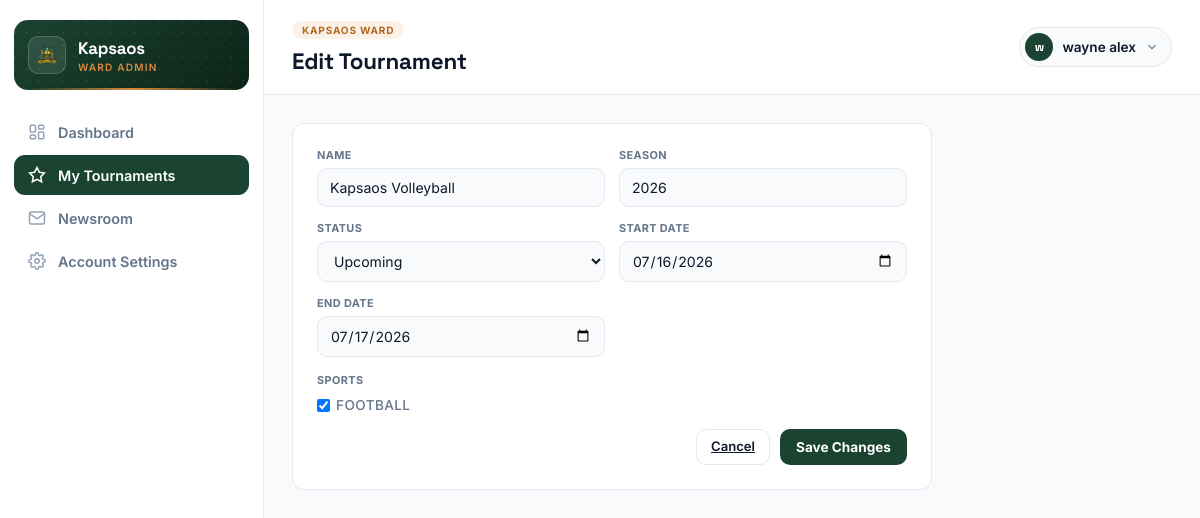
Screenshot of /accounts/ward/tournament/3/edit/ (signed in) with the database file from the repository.
### accounts/models.py (models this page shows, shortened)
class User(AbstractUser):
    class Role(models.TextChoices):
        SYSTEM_ADMIN = 'system_admin', 'System Admin'
        COUNTY_ICT_OFFICER = 'county_ict', 'County ICT Officer'
        SUB_COUNTY_ADMIN = 'sub_county_admin', 'Sub-County Admin'
        WARD_ADMIN = 'ward_admin', 'Ward Admin'
        TEAM_MANAGER = 'team_manager', 'Team Manager'
    role = models.CharField(max_length=20, choices=Role.choices)
    sub_county = models.ForeignKey(
        SubCounty, on_delete=models.PROTECT, null=True, blank=True, related_name='admins'
    )
    ward = models.ForeignKey(
        Ward, on_delete=models.PROTECT, null=True, blank=True, related_name='admins'
    )
    phone_number = models.CharField(max_length=20, blank=True)

class Ward(models.Model):
    sub_county = models.ForeignKey(SubCounty, on_delete=models.CASCADE, related_name='wards')
    name = models.CharField(max_length=100)
    created_at = models.DateTimeField(auto_now_add=True)
    class Meta:
        verbose_name_plural = "Wards"
        unique_together = ('sub_county', 'name')
        ordering = ['sub_county__name', 'name']

class Tournament(models.Model):
    class Status(models.TextChoices):
        UPCOMING = 'upcoming', 'Upcoming'
        ONGOING = 'ongoing', 'Ongoing'
        COMPLETED = 'completed', 'Completed'
    name = models.CharField(max_length=150)
    season = models.CharField(max_length=20, help_text="e.g. '2026'")
    sports = models.ManyToManyField(Sport, related_name='tournaments')
    status = models.CharField(max_length=20, choices=Status.choices, default=Status.UPCOMING)
    ward = models.ForeignKey(
        Ward, on_delete=models.PROTECT, null=True, blank=True, related_name='Tournament'
    )
    sub_county = models.ForeignKey(
        SubCounty, on_delete=models.PROTECT, null=True, blank=True, related_name='Tournament'
    )
    start_date = models.DateField(null=True, blank=True)
    end_date = models.DateField(null=True, blank=True)
    created_by = models.ForeignKey(
        settings.AUTH_USER_MODEL, on_delete=models.SET_NULL, null=True,
        related_name='tournaments_created'
    )
    created_at = models.DateTimeField(auto_now_add=True)
    class Meta:
        ordering = ['-season', 'name']
        unique_together = ('name', 'season')

class Sport(models.Model):
    name = models.CharField(max_length=60, unique=True)
    rules_summary = models.CharField(max_length=255, help_text="e.g. '11 vs 11, 2x45min halves'")
    players_per_side = models.PositiveSmallIntegerField(default=11)
    is_active = models.BooleanField(default=True)
    class Meta:
        ordering = ['name']
    def __str__(self):
        return self.name

### accounts/views.py (the view)
# urls.py: path('ward/tournament/<int:pk>/edit/', views.ward_tournament_edit, name='ward_tournament_edit'),
@ward_admin_required
@login_required
def ward_tournament_edit(request, pk):
    ward = request.user.ward
    tournament = get_object_or_404(Tournament, pk=pk, ward=ward)
    if request.method == 'POST':
        form = WardTournamentForm(request.POST, instance=tournament)
        if form.is_valid():
            form.save()
            log_audit_action(request.user, AuditLog.Action.UPDATE, tournament, request=request)
            messages.success(request, f'"{tournament.name}" was updated.')
            return redirect(f"{reverse('ward_tournament')}?tournament_id={tournament.pk}")
    else:
        form = WardTournamentForm(instance=tournament)
    return render(request, 'ward/ward_tournament_form.html', {
        'form': form,
        'tournament': tournament,
        'active_nav': 'tournament',
    })

### accounts/forms.py (shortened to what this page needs)
class WardTournamentForm(forms.ModelForm):
    sports = forms.ModelMultipleChoiceField(
        queryset=Sport.objects.filter(is_active=True),
        widget=forms.CheckboxSelectMultiple,
        required=True,
    )
    class Meta:
        model = Tournament
        fields = ['name', 'season', 'status', 'sports', 'start_date', 'end_date']
        widgets = {
            'start_date': forms.DateInput(attrs={'type': 'date'}),
            'end_date': forms.DateInput(attrs={'type': 'date'}),
        }

### accounts/templates/ward/ward_tournament_form.html (shortened to what this page needs)
{% extends "ward/wardadmin_base.html" %}
{% block page_eyebrow %}{{ tournament.ward.name }} Ward{% endblock %}
{% block page_title %}Edit Tournament{% endblock %}
{% block content %}
<div class="workspace-wrapper" style="background:#fff; border:1px solid var(--line,#e2e8f0); border-radius:12px; padding:24px; max-width:640px;">
    <form method="post">
        <div class="form-grid-columns">
            <div class="form-field-box"><label>Name</label>{{ form.name }}{{ form.name.errors }}</div>
            <div class="form-field-box"><label>Season</label>{{ form.season }}{{ form.season.errors }}</div>
            <div class="form-field-box"><label>Status</label>{{ form.status }}{{ form.status.errors }}</div>
            <div class="form-field-box"><label>Start Date</label>{{ form.start_date }}{{ form.start_date.errors }}</div>
            <div class="form-field-box"><label>End Date</label>{{ form.end_date }}{{ form.end_date.errors }}</div>
        </div>
        <div class="form-field-box" style="margin-bottom:16px;">
            <label>Sports</label>
            <div style="display:flex; flex-wrap:wrap; gap:10px; margin-top:4px;">
                {% for checkbox in form.sports %}
                <label style="display:flex; align-items:center; gap:6px; font-size:0.85rem; font-weight:500;">
                    {{ checkbox.tag }} {{ checkbox.choice_label }}
                </label>
                {% endfor %}
            </div>
        </div>
        <div class="form-actions" style="display:flex; gap:10px; justify-content:flex-end;">
            <a href="{% url 'ward_tournament' %}?tournament_id={{ tournament.pk }}" class="btn-ghost">Cancel</a>
            <button type="submit" class="btn-primary">Save Changes</button>
        </div>
    </form>
</div>
{% endblock %}

### accounts/templates/ward/wardadmin_base.html (shortened to what this page needs)
{% load static %}
<!DOCTYPE html>
<html lang="en">
<head>
</head>
<body>
<div class="dashboard-wrapper">
    <aside class="sidebar" id="sidebar">
        <div class="sidebar-brand">
            <div class="sidebar-crest"><img src="{% static 'UG_LOGO.png' %}" alt="Logo"></div>
            <div class="sidebar-title">
                <h1>{{ request.user.ward.name }}</h1>
                <p>Ward Admin</p>
            </div>
        </div>
        <nav>
            <ul class="nav-menu">
                <li><a href="{% url 'ward_dashboard' %}" class="nav-item {% if active_nav == 'dashboard' %}active{% endif %}">
                    <svg viewBox="0 0 24 24"><rect x="3" y="3" width="7" height="9" rx="1.5"/><rect x="14" y="3" width="7" height="5" rx="1.5"/><rect x="14" y="12" width="7" height="9" rx="1.5"/><rect x="3" y="16" width="7" height="5" rx="1.5"/></svg>
                    Dashboard
                </a></li>
                <li><a href="{% url 'ward_tournament' %}" class="nav-item {% if active_nav == 'tournament' %}active{% endif %}">
                    <svg viewBox="0 0 24 24"><path d="M12 2l3.09 6.26L22 9.27l-5 4.87 1.18 6.88L12 17.77l-6.18 3.25L7 14.14 2 9.27l6.91-1.01L12 2z"/></svg>
                    My Tournaments
                </a></li>
                <li><a href="{% url 'ward_newsroom' %}" class="nav-item {% if active_nav == 'news' %}active{% endif %}">
                    <svg viewBox="0 0 24 24"><path d="M4 4h16c1.1 0 2 .9 2 2v12c0 1.1-.9 2-2 2H4c-1.1 0-2-.9-2-2V6c0-1.1.9-2 2-2z"/><polyline points="22,6 12,13 2,6"/></svg>
                    Newsroom
                </a></li>
                <li><a href="{% url 'ward_account_settings' %}" class="nav-item {% if active_nav == 'settings' %}active{% endif %}">
                    Account Settings
                </a></li>
            </ul>
        </nav>
    </aside>
    <main class="main-viewport">
        <header class="top-header-bar">
            <div>
                <div class="eyebrow">{% block page_eyebrow %}Overview{% endblock %}</div>
                <h2>{% block page_title %}Dashboard{% endblock %}</h2>
            </div>
            <div class="header-right">
                <div class="user-pill">
                    <button class="user-pill-trigger" onclick="toggleUserDropdown()">
                        <span class="user-avatar">{{ request.user.first_name|slice:":1"|default:"W" }}</span>
                        <span class="user-label">{{ request.user.get_full_name|default:request.user.username }}</span>
                        <svg viewBox="0 0 24 24" fill="none" stroke-width="2"><polyline points="6 9 12 15 18 9"/></svg>
                    </button>
                </div>
            </div>
        </header>
       <div class="content-area">
            {% block content %}{% endblock %}
        </div>
    </main>
</div>
</body>
</html>

### rows the page displays
User: user.ward.name "Kapsaos", user.first_name "w", user.get_full_name "wayne alex"
Tournament: ward.name "KAPSAOS", name "Kapsaos Volleyball", season "2026", status "Upcoming", start_date "07/16/2026", end_date "07/17/2026"
Sport: choice_label "FOOTBALL"
